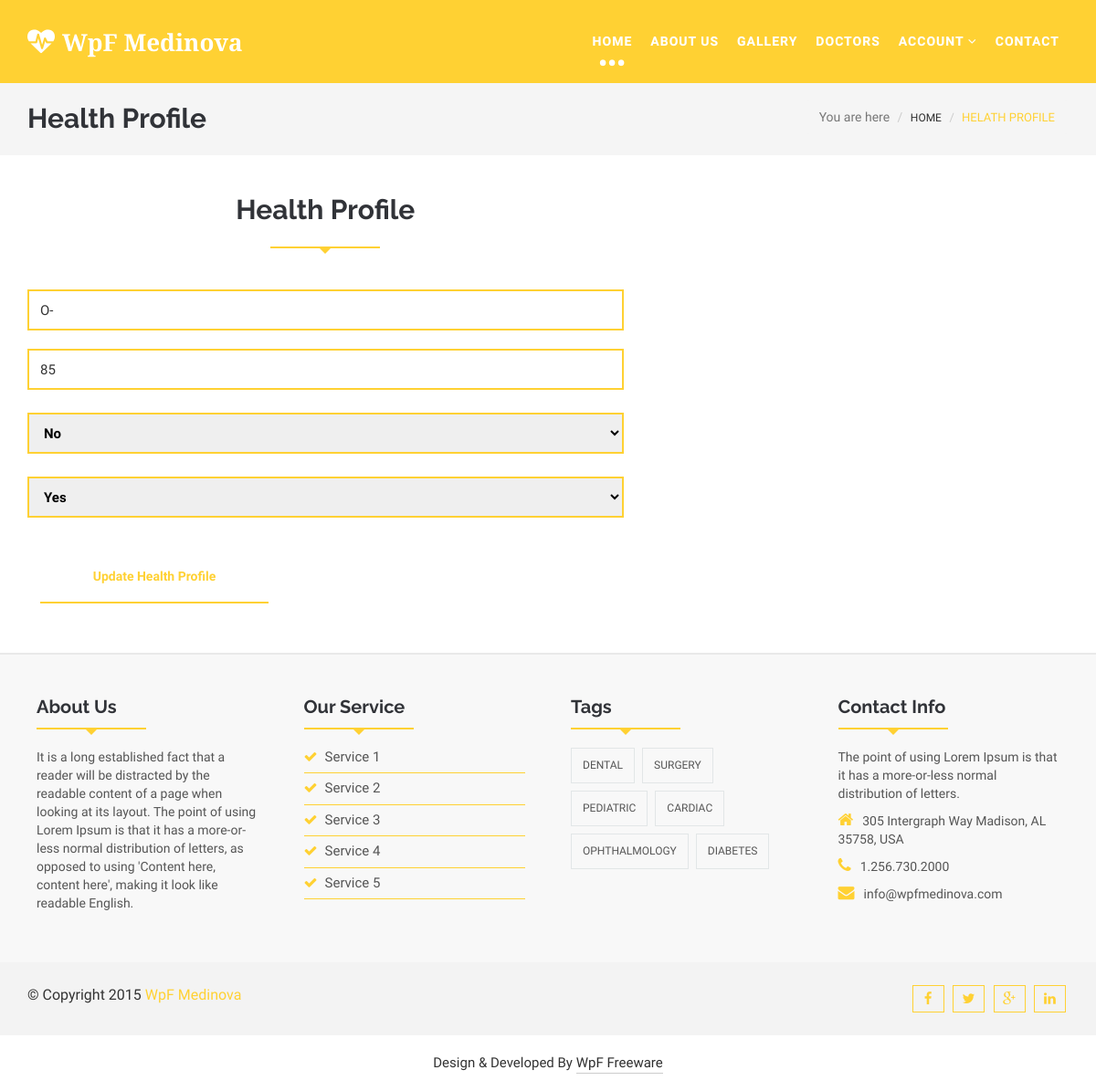
/health_profile/ (signed in), run on the app's committed database.
### myapp/models.py (models this page shows, shortened)
class HealthProfile(models.Model):
	patient=models.ForeignKey(User,on_delete=models.CASCADE)
	blood_group=models.CharField(max_length=100)
	weight=models.CharField(max_length=100)
	diabetes=models.BooleanField(default=False)
	blood_pressure=models.BooleanField(default=False)

### myapp/views.py (the view)
# urls.py: path('health_profile/',views.health_profile,name='health_profile'),
def health_profile(request):
	health_profile=HealthProfile()
	patient=User.objects.get(email=request.session['email'])
	try:
		health_profile=HealthProfile.objects.get(patient=patient)
	except:
		pass
	if request.method=="POST":
		diabetes=request.POST['diabetes']
		if diabetes=="yes":
			flag1=True
		else:
			flag1=False
		blood_pressure=request.POST['blood_pressure']
		if blood_pressure=="yes":
			flag2=True
		else:
			flag2=False
		health_profile=HealthProfile.objects.create(
				patient=patient,
				blood_group=request.POST['blood_group'],
				weight=request.POST['weight'],
				diabetes=flag1,
				blood_pressure=flag2
			)
		msg="Health Profile Updated Successfully"
		return render(request,'health_profile.html',{'msg':msg,'health_profile':health_profile})
	else:
		return render(request,'health_profile.html',{'health_profile':health_profile})

### myapp/templates/health_profile.html (shortened to what this page needs)
{% extends 'header.html' %}
{% load static %}
{% block content %}
<!DOCTYPE html>
<html lang="en">
  <head>
  </head>
  <body>
    <section id="blogArchive">
      <div class="row">
        <div class="col-lg-12 col-md-12">
          <div class="blog-breadcrumbs-area">
            <div class="container">
              <div class="blog-breadcrumbs-left">
                <h2>Health Profile</h2>
              </div>
              <div class="blog-breadcrumbs-right">
                <ol class="breadcrumb">
                  <li>You are here</li>
                  <li><a href="#">Home</a></li>
                  <li class="active">Helath Profile</li>
                </ol>
              </div>
            </div>
          </div>
        </div>
      </div>
    </section>
    <section id="contact">
      <div class="container">
        <div class="row">
          <div class="col-lg-7 col-md-7 col-sm-6">
            <div class="contact-form">
              <div class="section-heading">
                <h2>Health Profile</h2>
                <div class="line"></div>
              </div>
              <form class="submitphoto_form" method="post" action="{% url 'health_profile' %}">
                <input type="text" class="wp-form-control wpcf7-text" placeholder="Blood Group" name="blood_group" value="{{health_profile.blood_group}}" required>
                <input type="text" class="wp-form-control wpcf7-text" placeholder="Weight" name="weight" value="{{health_profile.weight}}">
                <select class="wp-form-control wpcf7-text" name="diabetes">
                  {% if health_profile.diabetes == True %}
                  <option>---Diabetes---</option>
                  <option value="yes" selected>Yes</option>
                  <option value="no">No</option>
                  {% elif health_profile.diabetes == False %}
                  <option value="no" selected>No</option>
                  {% else %}
                  <option>---Diabetes---</option>
                  <option value="yes">Yes</option>
                  <option value="no">No</option>
                  {% endif %}
                </select>
                <select class="wp-form-control wpcf7-text" name="blood_pressure">
                  {% if health_profile.blood_pressure == True %}
                  <option value="yes" selected>Yes</option>
                  {% elif health_profile.blood_pressure == False %}
                  <option>---Blood Pressure---</option>
                  <option value="yes">Yes</option>
                  <option value="no" selected>No</option>
                  {% else %}
                  <option>---Blood Pressure---</option>
                  <option value="yes">Yes</option>
                  <option value="no">No</option>
                  {% endif %}
                </select>
               <button class="wpcf7-submit button--itzel" type="submit"><span>Update Health Profile</span></button>
              </form>
            </div>
          </div>
        </div>
      </div>
    </section>
  </body>
</html>
{% endblock %}

### myapp/static/css/themes/default-theme.css (style rules this page uses)
.scrollToTop:hover, .scrollToTop:focus,.readmore_area a::before,.sl-slider h2> strong,.sl-slider p> strong, .single-top-feature .readmore_area a span,.service-icon-effect,.service-icon .service-icon-effect:hover,.single-service>h3 a:hover,.single-service>h3 a:focus, .whyChoose-right .media-heading,.whyChoose-right .media:hover .media-icon,.doctors-nav figcaption h2, .testimonial-cotent > p span,.testimonial-nav .slick-dots li.slick-active button::before,.blog-comments-box li > h2,.blog-comments-box li span, .blog-author > ul > li a:hover,.footer-service li > a:hover,.footer-service li > a span,.contact-info > p span,.footer-copyright>p>a, .blog-breadcrumbs-right .breadcrumb > li a:hover,.blog-breadcrumbs-right .breadcrumb > .active,.blog-details blockquote::before,.blog-details blockquote::after, .sidebar-widget p>a,.sidebar-widget>ul li>a:hover,.postnav-left:hover .navg-title,.postnav-right:hover .navg-title,.author-name:hover, .similar-post .media-body a:hover,.similar-post > h2,.nav-tabs > li.active > a, .nav-tabs > li.active > a:focus, .nav-tabs > li.active > a:hover, .button--itzel .button__icon,.button--itzel > span,#myModal .modal-title, .form-submit input:hover,.error-page-area h1,.error-page-area h3 { color: #ffd133; }
.line { border-bottom: 2px solid #ffd133; background: none repeat scroll 0 0 transparent; height: 1px; margin: 0 auto 45px; padding: 5px; position: relative; width: 120px; }
.line::after, .line::before { border: medium solid transparent; content: " "; height: 0; left: 50%; pointer-events: none; position: absolute; top: 100%; width: 0; }
.line::before { border-width: 9px; margin-left: -6px; }
.line::after { border-top-color: #ffd133; border-width: 8px; margin-left: -8px; }
.testimonial-nav .slick-dots li,.blog-content .readmore_area a,.wp-form-control, .button--itzel::before,.error-page-area .readmore_area a { border: 2px solid #ffd133; }

### data on the page
HealthProfile: blood_group "O-", weight "85", diabetes "No", blood_pressure "Yes"
